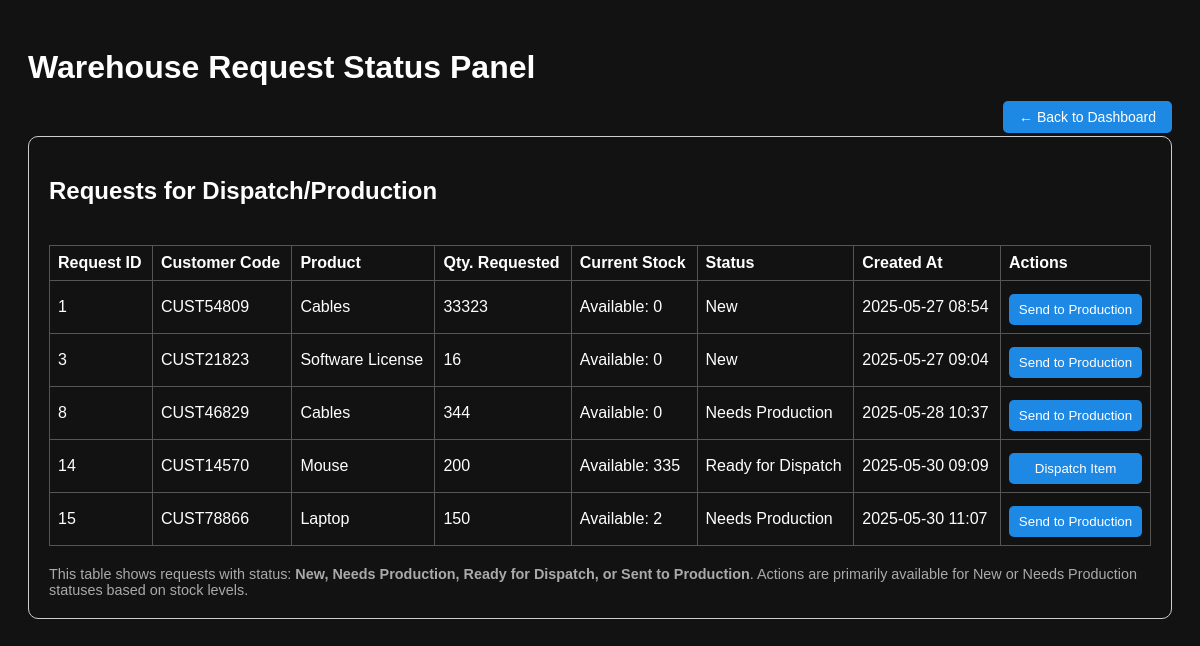
The page /dispatch-decision (signed in) on the database as committed earlier.
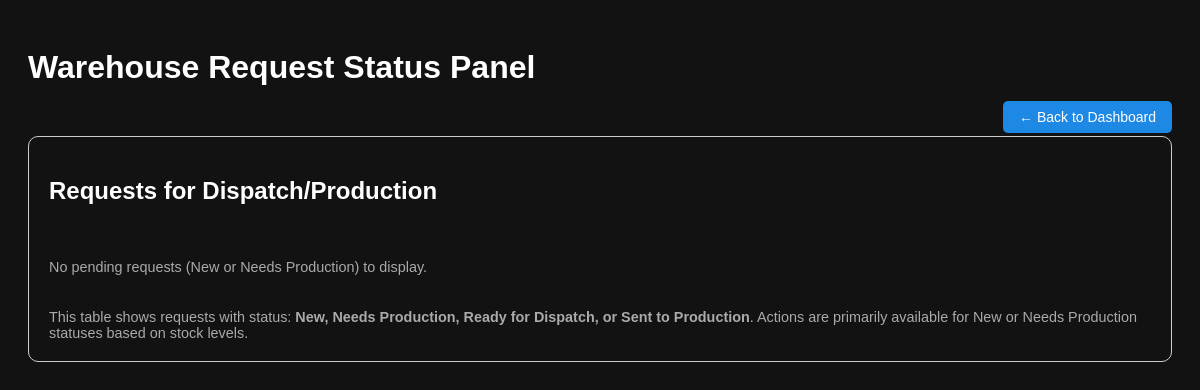
The same page on the database as committed later.
### models.py (models this page shows)
class Request(db.Model):
    id = db.Column(db.Integer, primary_key=True)
    customer_id = db.Column(db.Integer, db.ForeignKey('customer.id'), nullable=False)
    customer_code = db.Column(db.String(50), nullable=False)  # <-- Newly added
    item_name = db.Column(db.String(100), nullable=False)
    quantity = db.Column(db.Integer, nullable=False)
    priority = db.Column(db.String(50), nullable=False)
    status = db.Column(db.String(50), default='New')
    created_at = db.Column(db.DateTime, default=datetime.utcnow)
    submitted_by = db.Column(db.Integer, db.ForeignKey('user.id'))
    description = db.Column(db.Text, nullable=True)

### app.py (the view)
@app.route('/dispatch-decision')
@login_required
@role_required('warehouse', 'admin')
def dispatch_decision():
    statuses_to_include = ['New', 'Needs Production', 'Ready for Dispatch', 'Sent to Production']
    requests_to_process = Request.query.filter(Request.status.in_(statuses_to_include)).order_by(Request.created_at.asc()).all()
    inventory_items_list = Inventory.query.all()
    inventory_map = {item.item_name: item.stock_quantity for item in inventory_items_list}
    processed_requests = []
    for req in requests_to_process:
        stock_available = inventory_map.get(req.item_name, 0)
        req.is_in_stock = stock_available >= req.quantity
        req.current_stock = stock_available
        processed_requests.append(req)
    return render_template('dispatch_production.html',
                           requests=processed_requests,
                           inventory_items=inventory_items_list)

### app.py (called while the page is built)
def role_required(*roles):
    def decorator(f):
        @wraps(f)
        def wrapped(*args, **kwargs):
            if current_user.role not in roles:
                abort(403)
            return f(*args, **kwargs)
        return wrapped
    return decorator

@login_manager.user_loader
def load_user(user_id):
    return User.query.get(int(user_id))

@app.after_request
def add_header(response):
    response.headers["Cache-Control"] = "no-cache, no-store, must-revalidate, private"
    response.headers["Pragma"] = "no-cache"
    response.headers["Expires"] = "-1"
    return response

### templates/dispatch_production.html (shortened to what this page needs)
<!DOCTYPE html>
<html lang="en">
  <head>
  </head>
  <body>
    <h1>Warehouse Request Status Panel</h1>
    <div class="back-button">
      <a href="{{ url_for('warehouse_dashboard') }}">← Back to Dashboard</a>
    </div>
    <div class="container">
      <h2>Requests for Dispatch/Production</h2>
      {% if requests %}
      <table>
        <thead>
          <tr>
            <th>Request ID</th>
            <th>Customer Code</th>
            <th>Product</th>
            <th>Qty. Requested</th>
            <th>Current Stock</th>
            <th>Status</th>
            <th>Created At</th>
            <th>Actions</th>
          </tr>
        </thead>
        <tbody>
          {% for req in requests %}
          <tr>
            <td>{{ req.id }}</td>
            <td>{{ req.customer_code }}</td>
            <td>{{ req.item_name }}</td>
            <td>{{ req.quantity }}</td>
            <td>
                Available: {{ req.current_stock }}
            </td>
            <td>{{ req.status }}</td>
            <td>{{ req.created_at.strftime('%Y-%m-%d %H:%M') if req.created_at else 'N/A' }}</td>
            <td>
              {% if req.status == 'New' %}
                {% if req.is_in_stock %}
                  <form method="POST" action="{{ url_for('process_request_action', request_id=req.id) }}" style="display: inline;">
                    <input type="hidden" name="action" value="dispatch">
                    <button type="submit" class="action-button dispatch">Dispatch</button>
                  </form>
                {% else %}
                  <form method="POST" action="{{ url_for('process_request_action', request_id=req.id) }}" style="display: inline;">
                    <button type="submit" class="action-button send-to-prod">Send to Production</button>
                  </form>
                {% endif %}
              {% elif req.status == 'Needs Production' %}
                {% if req.is_in_stock %}
                  <form method="POST" action="{{ url_for('process_request_action', request_id=req.id) }}" style="display: inline;">
                    <input type="hidden" name="action" value="dispatch">
                    <button type="submit" class="action-button dispatch">Dispatch (Stock Available)</button>
                  </form>
                {% else %}
                  <form method="POST" action="{{ url_for('process_request_action', request_id=req.id) }}" style="display: inline;">
                    <button type="submit" class="action-button send-to-prod">Send to Production</button>
                  </form>
                {% endif %}
              {% elif req.status == 'Ready for Dispatch' %}
                <form method="POST" action="{{ url_for('process_request_action', request_id=req.id) }}" style="display: inline;">
                  <button type="submit" class="action-button dispatch">Dispatch Item</button>
                </form>
              {% else %}
                <span>{{ req.status }}</span>
              {% endif %}
            </td>
          </tr>
          {% endfor %}
        </tbody>
      </table>
      {% else %}
      <p class="info-box">No pending requests (New or Needs Production) to display.</p>
      {% endif %}
      <div class="info-box">
        This table shows requests with status: <strong>New, Needs Production, Ready for Dispatch, or Sent to Production</strong>.
        Actions are primarily available for New or Needs Production statuses based on stock levels.
      </div>
    </div>
  </body>
</html>

Rows that differ between the two databases and show on the page:
no longer on this page (row edited): Request: id "1", customer_code "CUST54809", item_name "Cables", quantity "33323", current_stock "0", status "New", created_at "2025-05-27 08:54"
no longer on this page (row edited): Request: id "3", customer_code "CUST21823", item_name "Software License", quantity "16", current_stock "0", status "New", created_at "2025-05-27 09:04"
no longer on this page (row edited): Request: id "8", customer_code "CUST46829", item_name "Cables", quantity "344", current_stock "0", status "Needs Production", created_at "2025-05-28 10:37"
no longer on this page (row edited): Request: id "14", customer_code "CUST14570", item_name "Mouse", quantity "200", current_stock "335", status "Ready for Dispatch", created_at "2025-05-30 09:09"
no longer on this page (row edited): Request: id "15", customer_code "CUST78866", item_name "Laptop", quantity "150", current_stock "2", status "Needs Production", created_at "2025-05-30 11:07"
Other text that changed with them:
text no longer shown: "Request ID Customer Code Product Qty. Requested Current Stock Status Created At Actions"
text now shown: "No pending requests (New or Needs Production) to display."
